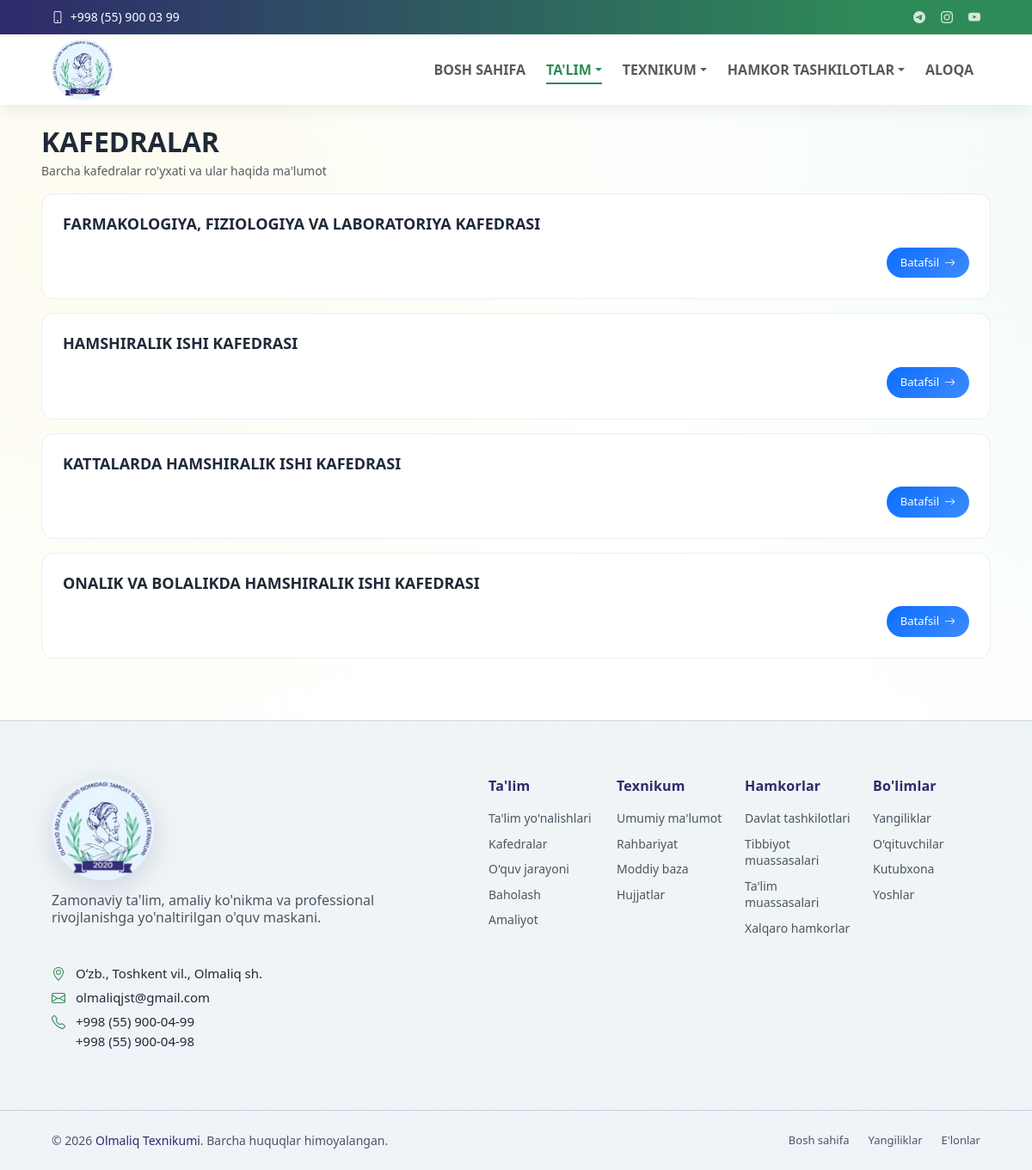
/talim/kafedralar/, run on the app's committed database.
### core/models.py (models this page shows, shortened)
class TopbarSettings(models.Model):
    email = models.EmailField(blank=True)
    phone = models.CharField(max_length=50, blank=True)
    telegram_url = models.URLField(blank=True)
    instagram_url = models.URLField(blank=True)
    youtube_url = models.URLField(blank=True)
    is_active = models.BooleanField(default=True)
    updated_at = models.DateTimeField(auto_now=True)
    class Meta:
        ordering = ['-updated_at', '-id']
        verbose_name = "Topbar sozlamasi"
        verbose_name_plural = "Topbar sozlamalari"

### departments/models.py (models this page shows, shortened)
class Department(models.Model):
    name = models.CharField(max_length=200)
    slug = models.SlugField(unique=True)
    description = models.TextField()
    head = models.OneToOneField(
        DepartmentHead,
        on_delete=models.PROTECT,
        related_name='department',
    )
    image = models.ImageField(upload_to='departments/', blank=True, null=True)
    created_at = models.DateTimeField(auto_now_add=True)
    class Meta:
        ordering = ['name']
        verbose_name = "Kafedra"
        verbose_name_plural = "Kafedralar"

### education/views.py (the view)
# urls.py: path('kafedralar/', views.departments_list, name='departments_list'),
def departments_list(request):
    items = Department.objects.all()
    return render(request, 'education/departments_list.html', {'departments': items})

### core/context_processors.py (called while the page is built)
def menu_context(request):
    menu_items = (
        Menu.objects.filter(parent__isnull=True, is_active=True)
        .prefetch_related('children')
        .order_by('order', 'id')
    )
    topbar = TopbarSettings.objects.filter(is_active=True).first()
    return {
        'menu_items': menu_items,
        'topbar_settings': topbar,
    }

### education/templates/education/departments_list.html (shortened to what this page needs)
{% extends 'base.html' %}
{% load static %}
{% block content %}
    <section>
        <div class="mt-5 mt-md-3 mt-lg-2">
            <h2 class="fw-bold text-uppercase mb-1">Kafedralar</h2>
            <p class="text-muted small">Barcha kafedralar ro'yxati va ular haqida ma'lumot</p>
        </div>
        {% for department in departments %}
            <div
                class="dep-card p-3 p-md-4 mb-3">
                <h5 class="dep-title text-uppercase mb-3">{{ department.name }}</h5>
                <div class="d-flex justify-content-end text-decoration-none">
                    <a href="{% url 'departments:department_detail' department.slug %}" class="dep-btn-modern">
                        Batafsil
                        <i class="bi bi-arrow-right"></i>
                    </a>
                </div>
            </div>
            {% empty %}
            <p>Kafedralar ro'yxati bo'sh.</p>
        {% endfor %}
    </section>
{% endblock %}

### templates/includes/header.html (shortened to what this page needs)
{% load static %}
<header id="header" class="header fixed-top">
    <div class="topbar d-flex align-items-center">
        <div class="container d-flex justify-content-center justify-content-md-between">
           <div class="contact-info d-flex align-items-center gap-3">
                <div class="d-flex align-items-center">
                    <a href="tel:{{ topbar_settings.phone }}" class="link-underline link-underline-opacity-0 lh-1">
                        <i class="bi bi-phone me-1"></i>
                    <span>{{ topbar_settings.phone }}</span>
                    </a>
                </div>
            </div>
            <div class="social-links d-flex align-items-center">
                <a href="{{ topbar_settings.telegram_url }}" target="_blank" rel="noopener" aria-label="Telegram"><i class="bi bi-telegram"></i></a>
                <a href="{{ topbar_settings.instagram_url }}" target="_blank" rel="noopener" aria-label="Instagram"><i class="bi bi-instagram"></i></a>
                <a href="{{ topbar_settings.youtube_url }}" target="_blank" rel="noopener" aria-label="YouTube"><i class="bi bi-youtube"></i></a>
            </div>
        </div>
    </div>
    <div class="branding d-flex align-items-center">
        <nav class="navbar navbar-expand-lg  py-0 w-100">
            <div class="container position-relative d-flex align-items-center justify-content-between">
                <a class="navbar-brand brand d-flex align-items-center gap-2" href="{% url 'core:home' %}">
                    <img class="brand-logo" src="{% static 'images/logo.png' %}" alt="Olmaliq texnikumi logosi">
                </a>
                <div class="collapse navbar-collapse" id="mainNavbar">
                    {% with ns=request.resolver_match.namespace name=request.resolver_match.url_name %}
                    <ul class="navbar-nav ms-auto mb-2 mb-lg-0 align-items-lg-center gap-lg-2">
                        <li class="nav-item">
                            <a class="nav-link {% if ns == 'core' and name == 'home' %}active{% endif %}" href="{% url 'core:home' %}" {% if ns == 'core' and name == 'home' %}aria-current="page"{% endif %}>Bosh sahifa</a>
                        </li>
                        <li class="nav-item dropdown">
                            <a class="nav-link dropdown-toggle {% if ns == 'education' %}active{% endif %}" href="#" role="button" data-bs-toggle="dropdown" aria-expanded="false" {% if ns == 'education' %}aria-current="page"{% endif %}>Ta'lim</a>
                        </li>
                        <li class="nav-item dropdown">
                            <a class="nav-link dropdown-toggle " href="#" role="button" data-bs-toggle="dropdown" aria-expanded="false" >Texnikum</a>
                        </li>
                        <li class="nav-item dropdown">
                            <a class="nav-link dropdown-toggle " href="#" role="button" data-bs-toggle="dropdown" aria-expanded="false" >Hamkor tashkilotlar</a>
                        </li>
                        <li class="nav-item">
                            <a class="nav-link {% if ns == 'contact' %}active{% endif %}" href="{% url 'contact:contact' %}" {% if ns == 'contact' %}aria-current="page"{% endif %}>Aloqa</a>
                        </li>
                    </ul>
                    {% endwith %}
                </div>
            </div>
        </nav>
    </div>
</header>

### static/css/style.css (style rules this page uses)
* { box-sizing: border-box; }
body { margin: 0; font-family: "Segoe UI", Tahoma, sans-serif; background-color: #ffffff; background-image: radial-gradient(1100px circle at 8% 16%, rgba(246, 238, 181, 0.22), transparent 62%), radial-gradient(1250px circle at 92% 12%, rgba(178, 231, 212, 0.2), transparent 64%), radial-gradient(980px circle at 84% 88%, rgba(205, 233, 245, 0.16), transparent 66%), linear-gradient(180deg, #ffffff 0%, #ffffff 100%); background-repeat: no-repeat; background-size: 128% 128%, 132% 132%, 126% 126%, 100% 100%; animation: siteBgFloat 50s ease-in-out infinite alternate; color: var(--text); padding-top: 108px; overflow-x: clip; }
a { color: var(--header-accent); }
html { overflow-x: clip; }
.container { width: min(1120px, 92%); margin: 0 auto; }
@media (min-width: 1200px) { .container { width: min(1320px, 92%); } }
.header { transition: all 0.5s; z-index: 1100 !important; background-color: #ffffff; box-shadow: 0 6px 18px rgba(31, 41, 55, 0.08); }
.header .topbar { background: var(--brand-gradient); font-size: 14px; transition: all 0.5s; height: 40px; overflow: hidden; border: 0 !important; border-bottom: 0 !important; box-shadow: none !important; margin-bottom: 0 !important; }
.header .topbar .container { min-height: 40px; }
.header .topbar .contact-info i { font-style: normal; color: #ffffff; }
.header .topbar .contact-info i a, .header .topbar .contact-info i, .header .topbar .contact-info span { color: #ffffff; text-decoration: none; line-height: 1; }
.header .topbar .social-links a { color: rgba(255, 255, 255, 0.8); line-height: 0; transition: all 0.3s ease; margin-left: 18px; font-size: 14px; }
.header .branding { min-height: 68px; transition: all 0.4s ease; border: 0 !important; border-top: 0 !important; margin-top: 0 !important; position: relative; z-index: 1101; }
.header .topbar + .branding { margin-top: 0 !important; border-top: 0 !important; }
.brand { color: var(--nav-text); text-decoration: none; font-weight: 700; }
.brand-logo { height: 72px; width: auto; display: block; }
.navbar .nav-item > a { text-transform: uppercase; font-weight: 600; }
.navbar .nav-link { position: relative; transition: color 0.22s ease; }
.navbar .nav-link::before { content: ""; position: absolute; left: 0.5rem; right: 0.5rem; bottom: 0.2rem; height: 2px; background: var(--header-accent); transform: scaleX(0); transform-origin: center; transition: transform 0.22s ease; }
.navbar .nav-link:hover, .navbar .nav-link.active { color: var(--header-accent); }
.navbar .nav-link:hover::before, .navbar .nav-link.active::before { transform: scaleX(1); }

### education/templates/education/departments_list.html (style rules this page uses)
.dep-card { background: #fff; border-radius: 14px; border: 1px solid #eee; transition: 0.25s; }
.dep-title { font-weight: 600; font-size: 16px; }
@media (min-width: 768px) { .dep-title { font-size: 18px; } }
.dep-btn-modern { display: inline-flex; align-items: center; gap: 6px; padding: 8px 16px; border-radius: 999px; background: linear-gradient(135deg, #0d6efd, #3d8bfd); color: #fff; font-size: 13px; text-decoration: none; transition: all 0.3s ease; }
.dep-btn-modern i { color: #fff; transition: transform 0.3s ease; }

### data on the page
TopbarSettings: phone "+998 (55) 900 03 99"
Department: name "FARMAKOLOGIYA, FIZIOLOGIYA VA LABORATORIYA KAFEDRASI"
Department: name "HAMSHIRALIK ISHI KAFEDRASI"
Department: name "KATTALARDA HAMSHIRALIK ISHI KAFEDRASI"
Department: name "ONALIK VA BOLALIKDA HAMSHIRALIK ISHI KAFEDRASI"
